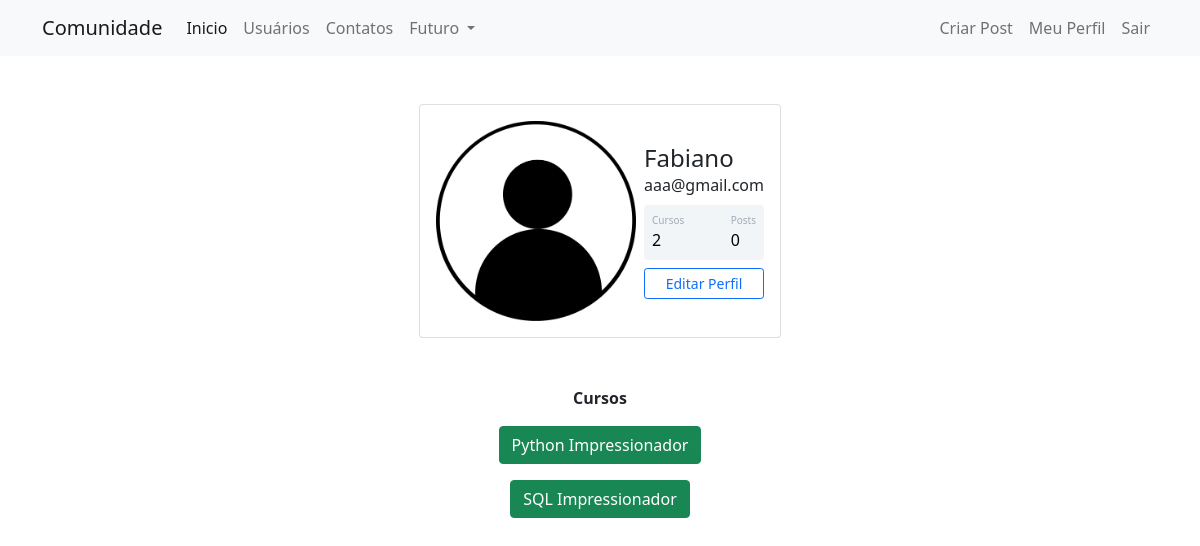
/perfil (signed in), run on the app's committed database.
### comunidade/models.py (models this page shows)
class Usuario(database.Model, UserMixin):
    id = database.Column(database.Integer, primary_key=True)
    username = database.Column(database.String, nullable=False)
    email = database.Column(database.String, nullable=False, unique=True)
    senha = database.Column(database.String, nullable=False)
    foto_perfil = database.Column(database.String, default='default.jpg')
    posts = database.relationship('Post', backref='autor', lazy=True)
    cursos = database.Column(database.String, nullable=False, default='Não Informado')

### comunidade/routes.py (the view)
@app.route('/perfil')
@login_required
def perfil():
    foto_perfil = url_for('static', filename='fotos_perfil/{}'.format(current_user.foto_perfil))
    return render_template('perfil.html', foto_perfil=foto_perfil)

### comunidade/models.py (called while the page is built)
@login_manager.user_loader
def load_usuario(id_usuario):
    return Usuario.query.get(int(id_usuario))

### comunidade/templates/perfil.html (shortened to what this page needs)
{% extends 'base.html' %}
{% block body %}
    <div class="container mt-5 d-flex justify-content-center">
        <div class="card p-3">
            <div class="d-flex align-items-center">
                <div class="image me-2">
                    <img src="{{ foto_perfil }}" class="rounded" width="200">
                </div>
                <div class="ml-3 w-100">
                   <h4 class="mb-0 mt-0">{{ current_user.username }}</h4>
                   <span>{{ current_user.email }}</span>
                   <div class="p-2 mt-2 bg-primary d-flex justify-content-between rounded text-white stats">
                        {% if 'Não Informado' in current_user.cursos or current_user.cursos == '' %}
                            <div class="d-flex flex-column">
                                <span class="articles">Cursos</span>
                                <span class="number1">0</span>
                            </div>
                        {% else %}
                            <div class="d-flex flex-column">
                                <span class="articles">Cursos</span>
                                <span class="number1">{{ current_user.cursos.count(';') + 1 }}</span>
                            </div>
                        {% endif %}
                        <div class="d-flex flex-column">
                            <span class="rating">Posts</span>
                            <span class="number3">0</span>
                        </div>
                   </div>
                   <div class="button mt-2 d-flex flex-row align-items-center">
                        <a class="w-100" href="{{ url_for('editar_perfil') }}">
                            <button class="btn btn-sm btn-outline-primary w-100">Editar Perfil</button>
                        </a>
                   </div>
                </div>
            </div>
        </div>
    </div>
    <section class="row justify-content-center">
        <article class="col-4 mt-5 text-center">
            <strong>Cursos</strong><br>
            {% for curso in current_user.cursos.split(';') %}
                <button type="button" class="btn btn-success mt-3" disable>{{ curso }}</button>
            {% endfor %}
        </article>
    </section>
{% endblock %}

### comunidade/static/main.css (style rules this page uses)
.stats { background: #f2f5f8 !important; color: #000 !important; }
.articles,.followers,.rating { font-size:10px; color: #a1aab9; }
.number1,.number2,.number3 { font-weight:500; }

### data on the page
Usuario: username "Fabiano", email "aaa@gmail.com", cursos "2"

### other printed values
{{ curso }} "Python Impressionador" "SQL Impressionador"
